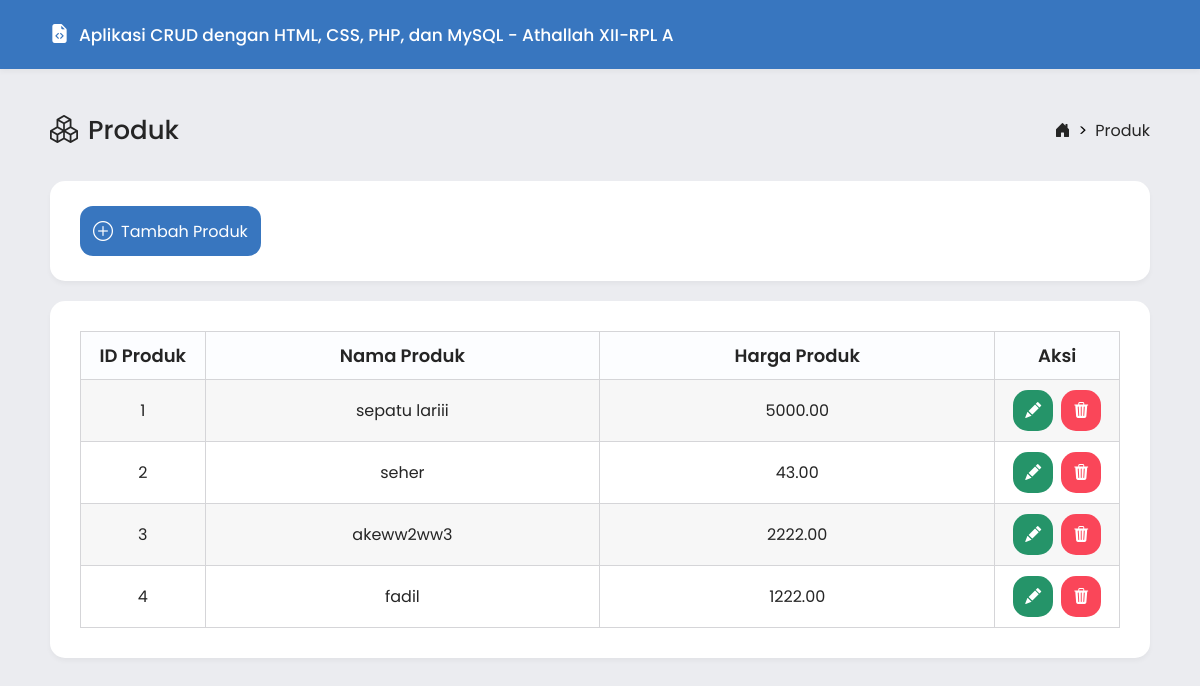
Screenshot of /produk/tampil-produk.php (signed in) with the database file from the repository.
### tables this page shows
CREATE TABLE `produk` (
  `id` int(11) NOT NULL,
  `nama` varchar(255) NOT NULL,
  `harga` decimal(10,2) NOT NULL
);

### produk/tampil-produk.php (the view, shortened to what this page needs)
<!DOCTYPE html>
<html>
<head>
    <link rel="stylesheet" href="../asset/style.css">
    <link rel="stylesheet" href="https://cdn.jsdelivr.net/npm/bootstrap-icons@1.11.1/font/bootstrap-icons.css">
</head>
<body>
    <?php
        include "../koneksi/koneksi.php";
        if (isset($_POST['kata_kunci'])) {
                    $kata_kunci=trim($_POST['kata_kunci']);
                    $kolom="";
                    if ($_POST['kolom']=="id")
                    {
                        $kolom="id";
                    }else if ($_POST['kolom']=="nama"){
                        $kolom="nama";
                    }else {
                        $kolom="nama";
                    }
                    $sql="select * from produk where $kolom like '%" .$kata_kunci."%' order by id asc";
                }else {
                    $sql="select * from produk order by id asc";
                }
                $query = mysqli_query($koneksi,$sql);
    ?>
    <header class="hdr-box flex-row">
        <div class="hdr-content flex-row">
            <div class="hdr-content2">
                <i class="bi bi-file-earmark-code-fill" style="font-size: 19px; color: white;"></i><h1>Aplikasi CRUD dengan HTML, CSS, PHP, dan MySQL - Athallah XII-RPL A</h1>
            </div>
        </div>
    </header>
    <ul class="breadcrumbs flex-row">
        <li class="judul flex-row"><i class="bi bi-boxes" style="font-size: 28px; margin-right: 10px; color: #252525;"></i><h1>Produk</h1></li>
        <li class="link flex-row">
            <a href="../index.php"><i class="bi bi-house-door-fill"></i></a> > <a href="">Produk</a>
        </li>
    </ul>
    <section class="tambah-data">
        <a class="btn-tambah-data flex-row" href="input-produk.php"><i class="bi bi-plus-circle"></i></i>Tambah Produk</a>
    </section>
    <main class="table-wrap" style="margin-top: 20px;">
        <table>
            <tr>
                <th class="id">ID Produk</th>
                <th>Nama Produk</th>
                <th>Harga Produk</th>
                <th class="aksi">Aksi</th>
            </tr>
            <?php
            $no = 1;
            while($data = mysqli_fetch_array($query)){
            ?>
            <tr>
                <td><?php echo $no++; ?></td>
                <td><?php echo $data['nama']; ?></td>
                <td><?php echo $data['harga']; ?></td>
                <td>
                    <div class="action ">
                        <a class="edit" href="edit-produk.php?id=<?php echo $data['id']; ?>"><i class="bi bi-pencil-fill"></i></a>
                        <a class="hapus" href="proses-hapus-produk.php?id=<?php echo $data['id']; ?>"onclick=
                        "return confirm('Anda yakin ingin menghapus data <?php echo $data['id']; ?> ini ?')"><i class="bi bi-trash3-fill"></i></a>
                    </div>
                </td>
                <?php } ?>
            </tr>
        </table>
    </main>
    <br><br><br>
</body>
</html>

### asset/style.css (style rules this page uses)
html { scroll-behavior: smooth; }
* { margin: 0; padding: 0; text-decoration: none; font-family: 'Poppins', sans-serif; }
body { background-color: #ebecf0; }
.flex-row { display: flex; justify-content: center; align-items: center; flex-direction: row; }
.hdr-box { width: 100%; background-color: #3876BF; box-shadow: rgba(0, 0, 0, 0.04) 0px 3px 5px; }
.hdr-content { width: 100%; margin-right: auto; padding: 20px; }
.hdr-content2 { width: 1100px; display: flex; align-items: center; flex-direction: row; gap: 10px; }
.hdr-content h1 { color: white; font-size: 17px; font-weight: 500; }
.breadcrumbs { width: 1100px; padding-top: 40px; padding-bottom: 30px; margin: auto; }
.judul { margin-right: auto; }
.judul h1 { font-size: 26px; font-weight: 500; color: #252525; }
.link { display: flex; gap: 8px; margin-left: auto; }
.link a { font-size: 16px; color: #252525; font-weight: 400; }
.bi-house-door-fill { font-size: 16px; color: #252525; }
.tambah-data { width: 1040px; display: flex; flex-direction: row; align-items: center; margin: auto; gap: 20px; background-color: white; padding: 25px 30px; border-radius: 15px; box-shadow: rgba(0, 0, 0, 0.04) 0px 3px 5px; }
.btn-tambah-data { color: white; font-weight: 400; font-size: 16px; text-decoration: none; padding: 10px 13px; border-radius: 13px; background-color: #3876BF; transition: 0.2s; }
.bi-plus-circle { font-size: 20px; margin-right: 8px }
.table-wrap { width: 1040px; margin: auto; padding: 30px; background-color: white; border-radius: 15px; box-shadow: rgba(0, 0, 0, 0.04) 0px 3px 5px; }
table, td, th { border: 1px solid #d5d5d8; color: #252525; }
table { width: 100%; border-collapse: collapse; }
th { font-size: 18px; font-weight: 600; text-align: center; padding: 10px; background-color: #fcfdff; }
td { text-align: center; padding: 10px; font-size: 16px; }
tr:nth-child(even) { background-color: #f7f7f7; }
tr { transition: 0.2s; }
.aksi, .id { width: 12%; }
.action { display: flex; flex-direction: row; justify-content: center; gap: 8px; }
.hapus { padding: 8px 12px; border-radius: 15px; font-weight: 500; color: white; background-color: #FA4659; transition: 0.2s; }
.bi-trash3-fill { color: white; font-size: 16px; }
.edit { padding: 8px 12px; border-radius: 15px; font-weight: 500; color: white; background-color: #259469; transition: 0.2s; }
.bi-pencil-fill { color: white; font-size: 16px; }

### rows the page displays
produk: nama "sepatu lariii", harga "5000.00"
produk: nama "seher", harga "43.00"
produk: nama "akeww2ww3", harga "2222.00"
produk: nama "fadil", harga "1222.00"
